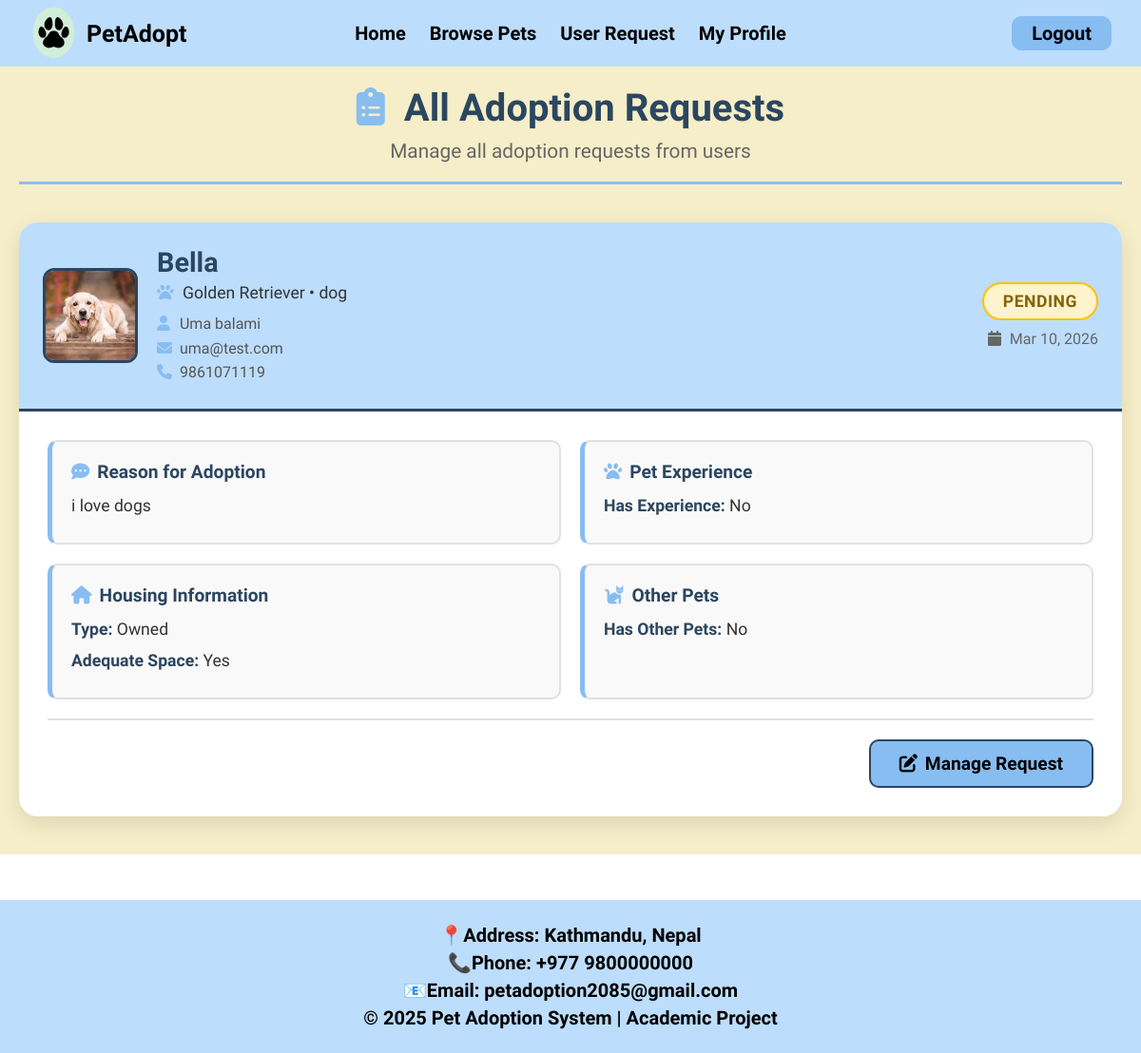
Page /myRequests.php (signed in) on the committed database.
### tables this page shows
CREATE TABLE `adoption_requests` (
  `request_id` int(11) NOT NULL AUTO_INCREMENT,
  `pet_id` int(11) NOT NULL,
  `user_id` int(11) NOT NULL,
  `request_date` datetime NOT NULL DEFAULT current_timestamp(),
  `status` enum('pending','approved','rejected','cancelled') NOT NULL DEFAULT 'pending',
  `remarks` text DEFAULT NULL,
  `reason` text NOT NULL,
  `has_experience` enum('yes','no') NOT NULL,
  `experience_details` text DEFAULT NULL,
  `housing_type` enum('owned','rented') NOT NULL,
  `has_space` enum('yes','no') NOT NULL,
  `has_other_pets` enum('yes','no') NOT NULL,
  `other_pets_details` text DEFAULT NULL,
  `commitment_confirmed` enum('yes','no') NOT NULL,
  `additional_notes` text DEFAULT NULL,
  `created_at` datetime DEFAULT current_timestamp(),
  PRIMARY KEY (`request_id`),
  KEY `fk_adoption_requests_pet_id` (`pet_id`),
  KEY `fk_adoption_requests_user_id` (`user_id`),
  CONSTRAINT `fk_adoption_requests_pet_id` FOREIGN KEY (`pet_id`) REFERENCES `pets` (`id`) ON DELETE CASCADE ON UPDATE CASCADE,
  CONSTRAINT `fk_adoption_requests_user_id` FOREIGN KEY (`user_id`) REFERENCES `users` (`id`) ON DELETE CASCADE ON UPDATE CASCADE
);

CREATE TABLE `pets` (
  `id` int(11) NOT NULL AUTO_INCREMENT,
  `name` varchar(255) NOT NULL,
  `age` int(11) NOT NULL,
  `gender` enum('Male','Female') NOT NULL,
  `breed` varchar(255) NOT NULL,
  `price` varchar(255) NOT NULL,
  `status` enum('available','adopted') NOT NULL DEFAULT 'available',
  `image` varchar(255) NOT NULL,
  `category` enum('dog','cat','rabbit') NOT NULL,
  `description` text NOT NULL,
  `weight` varchar(10) DEFAULT NULL,
  PRIMARY KEY (`id`)
);

CREATE TABLE `users` (
  `id` int(11) NOT NULL AUTO_INCREMENT,
  `full_name` varchar(255) NOT NULL,
  `email` varchar(255) NOT NULL,
  `phone_num` varchar(10) NOT NULL,
  `password` varchar(255) NOT NULL,
  `role` enum('user','admin','superadmin') NOT NULL DEFAULT 'user',
  `pet_id` int(11) DEFAULT NULL,
  PRIMARY KEY (`id`),
  UNIQUE KEY `email` (`email`),
  UNIQUE KEY `phone_num` (`phone_num`),
  KEY `pet_id` (`pet_id`)
);

### myRequests.php (the view, shortened to what this page needs)
<?php
include("navbar.php");
$user_role = $_SESSION['role'];
if ($user_role == 'admin') {
    $stmt = $con->prepare("SELECT ar.*,
                                  p.name as pet_name, p.breed, p.image, p.category,
                                  u.full_name as user_name,
                                  u.email as user_email,
                                  u.phone_num as user_phone
                           FROM adoption_requests ar
                           JOIN pets p ON ar.pet_id = p.id
                           JOIN users u ON ar.user_id = u.id
                           ORDER BY ar.created_at DESC");
}
$stmt->execute();
$requests_result = $stmt->get_result();
?>
<!DOCTYPE html>
<html>
<head>
    <link rel="stylesheet" href="assets/css/style.css">
    <link rel="stylesheet" href="https://cdnjs.cloudflare.com/ajax/libs/font-awesome/6.5.0/css/all.min.css">
</head>
<body>
    <div class="requests-wrapper">
        <div class="requests-container">
            <div class="requests-header">
                <h1><i class="fas fa-clipboard-list"></i>
                    <?php echo $user_role == 'admin' ? 'All Adoption Requests' : 'My Adoption Requests'; ?>
                </h1>
                <p><?php echo $user_role == 'admin' ? 'Manage all adoption requests from users' : 'Track your pet adoption applications'; ?></p>
            </div>
            <?php if (mysqli_num_rows($requests_result) == 0): ?>
                <div class="empty-requests">
                    <i class="fas fa-inbox"></i>
                    <h3>No Adoption Requests Found</h3>
                    <p><?php echo $user_role == 'admin' ? 'No users have submitted adoption requests yet.' : 'You haven\'t submitted any adoption requests yet.'; ?></p>
                    <?php if ($user_role != 'admin'): ?>
                        <a href="browsePets.php" class="btn-browse-pets">
                            <i class="fas fa-paw"></i> Browse Pets
                        </a>
                    <?php endif; ?>
                </div>
            <?php else: ?>
                <div class="requests-list">
                    <?php while ($request = mysqli_fetch_assoc($requests_result)): ?>
                        <div class="request-card">
                            <div class="request-card-header">
                                <div class="request-pet-info">
                                    <img src="assets/images/<?php echo $request['image'] ?? 'default_pet.jpg'; ?>"
                                         alt="<?php echo htmlspecialchars($request['pet_name']); ?>">
                                    <div class="request-pet-details">
                                        <h3><?php echo htmlspecialchars($request['pet_name']); ?></h3>
                                        <p class="pet-meta">
                                            <i class="fas fa-paw"></i> <?php echo htmlspecialchars($request['breed']); ?> •
                                            <?php echo htmlspecialchars($request['category']); ?>
                                        </p>
                                        <?php if ($user_role == 'admin'): ?>
                                            <p class="applicant-meta">
                                                <i class="fas fa-user"></i> <?php echo htmlspecialchars($request['user_name']); ?><br>
                                                <i class="fas fa-envelope"></i> <?php echo htmlspecialchars($request['user_email']); ?><br>
                                                <i class="fas fa-phone"></i> <?php echo htmlspecialchars($request['user_phone']); ?>
                                            </p>
                                        <?php endif; ?>
                                    </div>
                                </div>
                                <div class="request-status-badge">
                                    <span class="status-badge status-<?php echo $request['status']; ?>">
                                        <?php echo ucfirst($request['status']); ?>
                                    </span>
                                    <p class="request-date">
                                        <i class="fas fa-calendar"></i>
                                        <?php echo date('M d, Y', strtotime($request['created_at'])); ?>
                                    </p>
                                </div>
                            </div>
                            <div class="request-card-body">
                                <div class="request-info-grid">
                                    <div class="info-box">
                                        <h4><i class="fas fa-comment-dots"></i> Reason for Adoption</h4>
                                        <p><?php echo nl2br(htmlspecialchars($request['reason'])); ?></p>
                                    </div>
                                    <div class="info-box">
                                        <h4><i class="fas fa-paw"></i> Pet Experience</h4>
                                        <p><strong>Has Experience:</strong> <?php echo ucfirst($request['has_experience']); ?></p>
                                    </div>
                                    <div class="info-box">
                                        <h4><i class="fas fa-home"></i> Housing Information</h4>
                                        <p><strong>Type:</strong> <?php echo ucfirst($request['housing_type']); ?></p>
                                        <p><strong>Adequate Space:</strong> <?php echo ucfirst($request['has_space']); ?></p>
                                    </div>
                                    <div class="info-box">
                                        <h4><i class="fas fa-cat"></i> Other Pets</h4>
                                        <p><strong>Has Other Pets:</strong> <?php echo ucfirst($request['has_other_pets']); ?></p>
                                    </div>
                                </div>
                                <?php if ($user_role == 'admin'): ?>
                                    <div class="admin-actions">
                                        <button class="btn-manage-request" onclick="openStatusModal(<?php echo $request['request_id']; ?>, '<?php echo $request['status']; ?>', '<?php echo addslashes($request['remarks'] ?? ''); ?>')">
                                            <i class="fas fa-edit"></i> Manage Request
                                        </button>
                                    </div>
                                <?php endif; ?>
                            </div>
                        </div>
                    <?php endwhile; ?>
                </div>
            <?php endif; ?>
        </div>
    </div>
</body>
<?php include("footer.php"); ?>
</html>

### assets/css/style.css (style rules this page uses)
* { margin: 0; padding: 0; box-sizing: border-box; font-family: "Agdasima", sans-serif; }
body { display: flex; flex-direction: column; }
button, a.cancel-btn { text-align: center; border: none; border-radius: 10px; padding: 0.8rem 1.5rem; font-size: 1.5rem; font-weight: bold; background-color: #ffffff; border: 2px solid #2b4660; color: #2b4660; text-decoration: none; }
.requests-wrapper { background-color: #f5eec8; min-height: 100vh; padding: 90px 20px 40px; }
.requests-container { max-width: 1200px; margin: 0 auto; }
.requests-header { text-align: center; margin-bottom: 40px; padding-bottom: 20px; border-bottom: 3px solid #88bdf2; }
.requests-header h1 { font-size: 2.5rem; color: #2b4660; margin-bottom: 10px; }
.requests-header h1 i { color: #88bdf2; margin-right: 10px; }
.requests-header p { font-size: 1.3rem; color: #666; }
.requests-list { display: flex; flex-direction: column; gap: 30px; }
.request-card { background-color: #ffffff; border-radius: 20px; box-shadow: 0 8px 25px rgba(0, 0, 0, 0.1); overflow: hidden; transition: transform 0.3s ease, box-shadow 0.3s ease; }
.request-card-header { background-color: #bdddfc; padding: 25px; display: flex; justify-content: space-between; align-items: center; border-bottom: 3px solid #2b4660; }
.request-pet-info { display: flex; gap: 20px; align-items: center; flex: 1; }
.request-pet-info img { width: 100px; height: 100px; object-fit: cover; border-radius: 12px; border: 3px solid #2b4660; }
.request-pet-details h3 { font-size: 1.8rem; color: #2b4660; margin-bottom: 5px; }
.pet-meta { font-size: 1.1rem; color: #333; margin: 5px 0; }
.pet-meta i { color: #88bdf2; margin-right: 5px; }
.applicant-meta { font-size: 1rem; color: #555; margin-top: 10px; line-height: 1.6; }
.applicant-meta i { color: #88bdf2; margin-right: 5px; width: 15px; }
.request-status-badge { text-align: right; }
.status-badge { display: inline-block; padding: 8px 20px; border-radius: 20px; font-weight: bold; font-size: 1.1rem; text-transform: uppercase; letter-spacing: 0.5px; }
.status-pending { background-color: #fff3cd; color: #856404; border: 2px solid #ffc107; }
.request-date { font-size: 1rem; color: #666; margin-top: 10px; }
.request-date i { margin-right: 5px; }
.request-card-body { padding: 30px; }
.request-info-grid { display: grid; grid-template-columns: repeat(2, 1fr); gap: 20px; margin-bottom: 20px; }
.info-box { background-color: #f9f9f9; border: 2px solid #e0e0e0; border-left: 5px solid #88bdf2; border-radius: 10px; padding: 20px; }
.info-box h4 { font-size: 1.2rem; color: #2b4660; margin-bottom: 10px; display: flex; align-items: center; gap: 8px; }
.info-box h4 i { color: #88bdf2; }
.info-box p { font-size: 1.1rem; color: #333; line-height: 1.6; margin: 5px 0; }
.info-box p strong { color: #2b4660; font-weight: bold; }
.admin-actions { display: flex; justify-content: flex-end; padding-top: 20px; border-top: 2px solid #e0e0e0; }
.btn-manage-request { padding: 12px 30px; background-color: #88bdf2; color: #000000; border: 2px solid #2b4660; border-radius: 10px; font-size: 1.2rem; font-weight: bold; cursor: pointer; transition: all 0.3s ease; display: inline-flex; align-items: center; gap: 8px; }

### rows in the picture
adoption_requests: pet.image (picture), pet.name "Bella", pet.breed "Golden Retriever", pet.category "dog", user.full_name "Uma balami", user.email "uma@test.com", user.phone_num "9861071119", status "PENDING", created_at "Mar 10, 2026", reason "i love dogs", has_experience "No", housing_type "Owned", has_space "Yes", has_other_pets "No"
